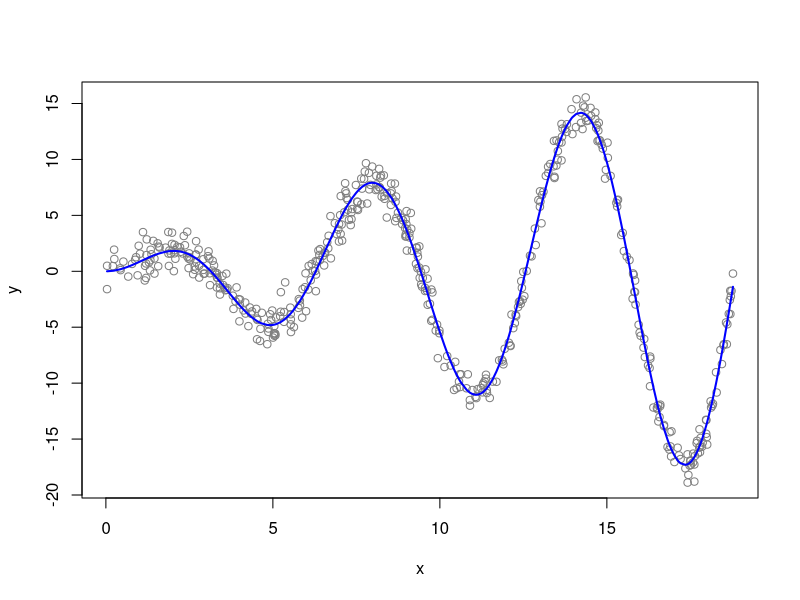
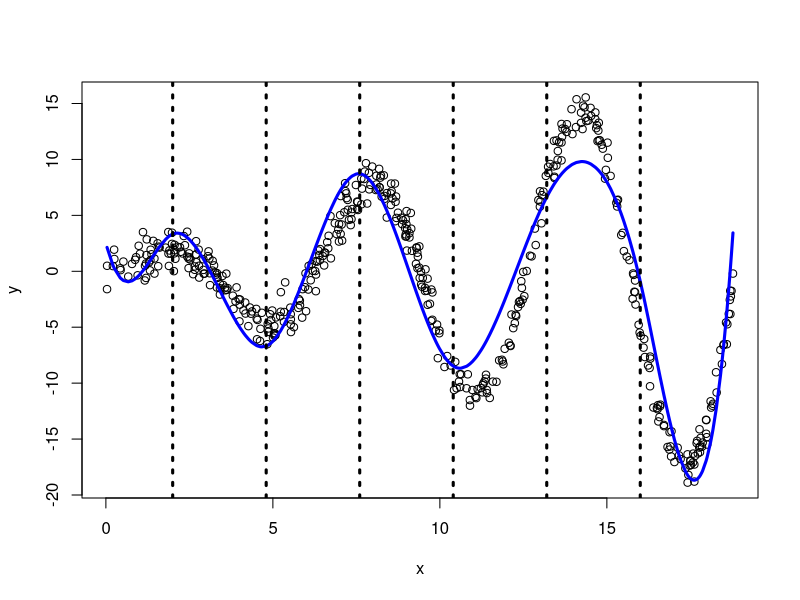
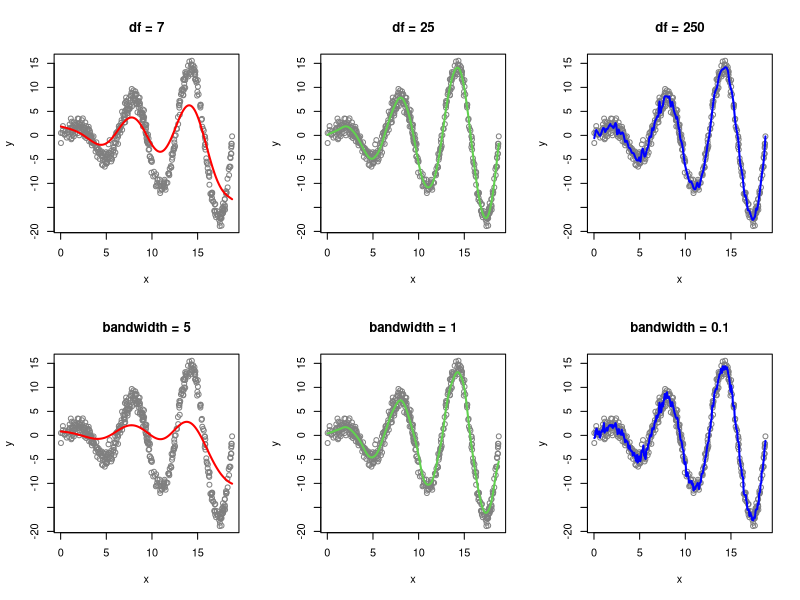
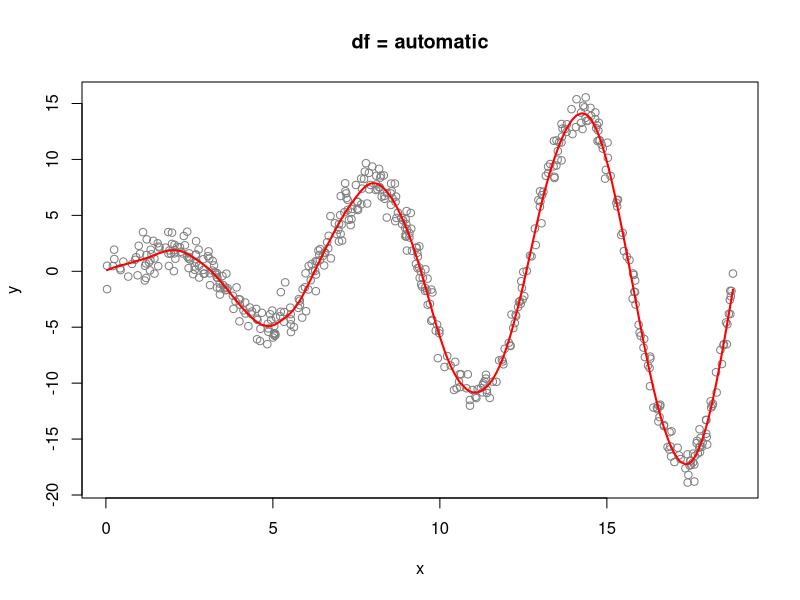
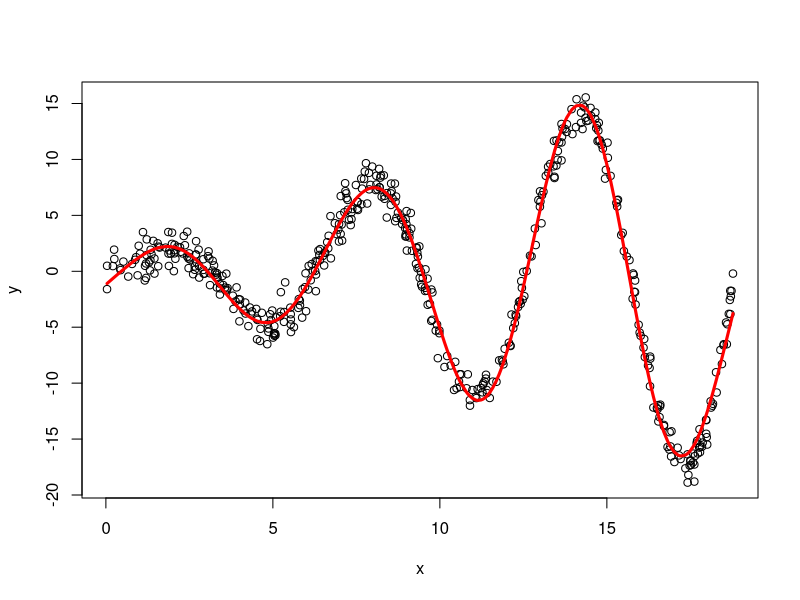
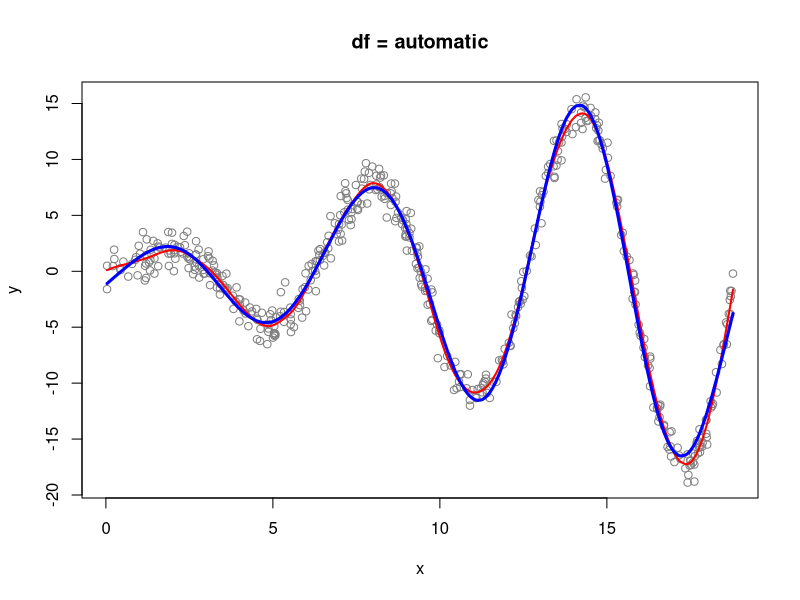
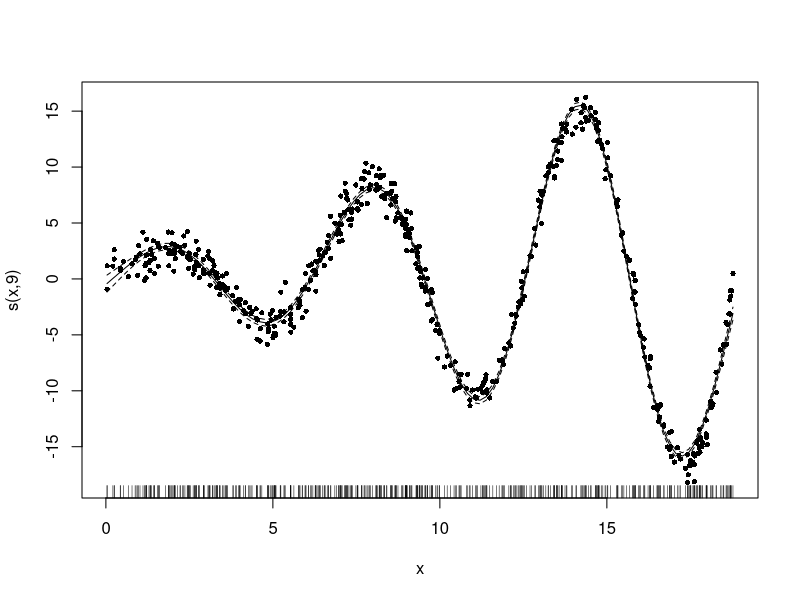

The R script that drew these images, in order:
library(mgcv)
# Create a simple nonlinear example
set.seed(0)
n = 500
x = sort(runif(n,0,6*pi))
r = x*sin(x) 
y = r + rnorm(n)

plot(x,y,col="gray50")
lines(x,r,col="blue",lwd=2)

# Regression splines
library(splines)
knots = seq(2,16,length=6)
G = bs(x,knots=knots,degree=3)
regmod = lm(y~G)

plot(x,y)
lines(x,regmod$fitted,lwd=3,col="blue")
abline(v=knots,lty=3,lwd=3)

# Smoothing splines
dfs = c(7,25,250)
splinemod1 = smooth.spline(x,y,df=dfs[1])
splinemod2 = smooth.spline(x,y,df=dfs[2])
splinemod3 = smooth.spline(x,y,df=dfs[3])

par(mfrow=c(2,3))
plot(x,y,col="gray50",main=paste("df =",dfs[1]))
lines(splinemod1$x,splinemod1$y,col="red",lwd=2)

plot(x,y,col="gray50",main=paste("df =",dfs[2]))
lines(splinemod2$x,splinemod2$y,col=3,lwd=2)

plot(x,y,col="gray50",main=paste("df =",dfs[3]))
lines(splinemod3$x,splinemod3$y,col="blue",lwd=2)

# Kernel regression
bws = c(5,1,0.1)
kernmod1 = ksmooth(x,y,kernel="normal",bandwidth=bws[1])
kernmod2 = ksmooth(x,y,kernel="normal",bandwidth=bws[2])
kernmod3 = ksmooth(x,y,kernel="normal",bandwidth=bws[3])

#par(mfrow=c(1,3))
plot(x,y,col="gray50",main=paste("bandwidth =",bws[1]))
lines(kernmod1$x,kernmod1$y,col="red",lwd=2)

plot(x,y,col="gray50",main=paste("bandwidth =",bws[2]))
lines(kernmod2$x,kernmod2$y,col=3,lwd=2)

plot(x,y,col="gray50",main=paste("bandwidth =",bws[3]))
lines(kernmod3$x,kernmod3$y,col="blue",lwd=2)

# automatic
par(mfrow=c(1,1))
splinemod0 = smooth.spline(x,y)
plot(x,y,col="gray50",main=paste("df =","automatic"))
lines(splinemod1$x,splinemod0$y,col="red",lwd=2)

# gam
df<-data.frame(x=x,y=y)
gammod0<-gam(y~s(x),data=df,method="REML")
plot(y ~ x, data = df)
ord <- order(df$x)
lines(df$x[ord],
      predict(gammod0)[ord],
      col = "red",
      lwd = 3)

plot(x,y,col="gray50",main=paste("df =","automatic"))
lines(splinemod1$x,splinemod0$y,col="red",lwd=2)
lines(df$x[ord],
      predict(gammod0)[ord],
      col = "blue",
      lwd = 3)

plot(gammod0,
     residuals = TRUE,
     pch = 16,
     cex = 0.7)
